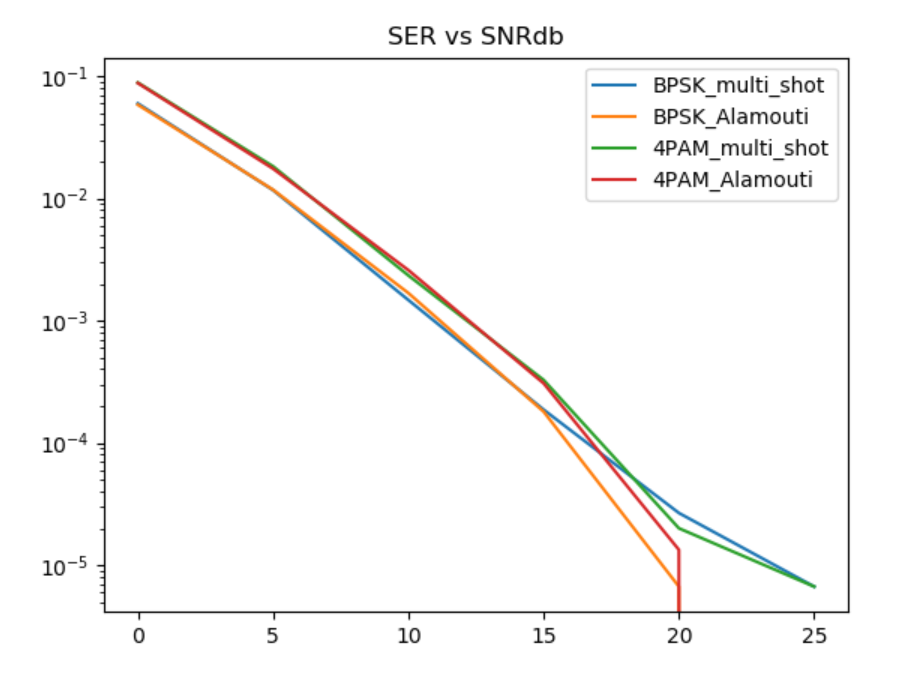

Reproduce this figure in Python.
import numpy as np
import matplotlib.pyplot as plt
import math 
import random

def coherent_det(x):
    y = 0
    if x>=0:
        y = 1
    else:
        y = -1
    return y


SNRs = [0, 5, 10, 15, 20, 25]

bpsk_map = [-1, 1]
pam_map = [-3, -1, 1, 3]
#pam_map = list((1/np.linalg.norm(pam_map))*np.asarray(pam_map))
Sim_number = 100
SERs_bpsk_m, SERs_bpsk_Al, SERs_pam_m, SERs_pam_Al = [], [], [], []
N_of_syms = 1200

def coherent_det4(x):
    i = np.argmin(abs(pam_map-x))
    return pam_map[i]


for snr in SNRs:
    err_bpsk_m = 0.0
    err_bpsk_Al = 0.0
    err_pam_m = 0.0
    err_pam_Al = 0.0
    for k in range(Sim_number):
        # Modulation
        bpsk_syms = []
        for i in range(N_of_syms):
            bpsk_syms.append(random.choice(bpsk_map))

        pam_syms = []
        for i in range(N_of_syms):
            pam_syms.append(random.choice(pam_map))

        for j in range(0, N_of_syms, 2):
            # Generate H matrix for Alamouti
            h1 = np.squeeze(math.sqrt(1/2)*np.random.randn(1, 2).view(np.complex128))
            h2 = np.squeeze(math.sqrt(1/2)*np.random.randn(1, 2).view(np.complex128))
            H = np.asarray([[h1, h2], [np.conj(h2), -np.conj(h1)]])
            H_conj = np.asarray(np.matrix(H).H)

            # Generate h1(t) and h2(t+1) and h1(t+2) and h2(t+3) for multi-shot, 
            # since we can just send one symbol in 2 slots when using 
            h1_m1 = np.squeeze(math.sqrt(1/2)*np.random.randn(1, 2).view(np.complex128))
            h2_m1 = np.squeeze(math.sqrt(1/2)*np.random.randn(1, 2).view(np.complex128))
            h1_m2 = np.squeeze(math.sqrt(1/2)*np.random.randn(1, 2).view(np.complex128))
            h2_m2 = np.squeeze(math.sqrt(1/2)*np.random.randn(1, 2).view(np.complex128))
            H_m1 = [[h1_m1, 0], [0, h2_m1]]
            H_m2 = [[h1_m2, 0], [0, h2_m2]]

            # Generate and add noise
            noise_var_bpsk = np.mean(np.square(bpsk_syms))*(10**(-snr/10))
            noise_var_pam = np.mean(np.square(pam_syms))*(10**(-snr/10))

            # BPSK noise
            w1 = np.squeeze(math.sqrt(noise_var_bpsk/2)*np.random.randn(1, 2).view(np.complex128))
            w2 = np.squeeze(math.sqrt(noise_var_bpsk/2)*np.random.randn(1, 2).view(np.complex128)) 

            w1_m1 = np.squeeze(math.sqrt(noise_var_bpsk/2)*np.random.randn(1, 2).view(np.complex128))
            w2_m1 = np.squeeze(math.sqrt(noise_var_bpsk/2)*np.random.randn(1, 2).view(np.complex128))

            w1_m2 = np.squeeze(math.sqrt(noise_var_bpsk/2)*np.random.randn(1, 2).view(np.complex128))
            w2_m2 = np.squeeze(math.sqrt(noise_var_bpsk/2)*np.random.randn(1, 2).view(np.complex128))  

            # Adding noise to bpsk symbols in multi-shot (slots 1 and 2)
            y1_m1 = h1_m1*bpsk_syms[j] + w1_m1
            y2_m1 = h2_m1*bpsk_syms[j] + w2_m1
            # (slots 3 and 4)
            y1_m2 = h1_m2*bpsk_syms[j+1] + w1_m2
            y2_m2 = h2_m2*bpsk_syms[j+1] + w2_m2

            # Adding noise to bpsk symbols in Alamouti
            y_Al = np.matmul(H, np.transpose([bpsk_syms[j], bpsk_syms[j+1]]))
            y_Al += np.transpose([w1, w2])

            # Equalization
            n1 = abs(h1_m1)*abs(h1_m1) + abs(h2_m1)*abs(h2_m1)
            n2 = abs(h1_m2)*abs(h1_m2) + abs(h2_m2)*abs(h2_m2)
            r1_m = (1/n1)*(np.conj(h1_m1)*y1_m1 + np.conj(h2_m1)*y2_m1)
            r2_m = (1/n2)*(np.conj(h1_m2)*y1_m2 + np.conj(h2_m2)*y2_m2)
            r_Al = (1/np.linalg.norm(H))*np.matmul(H_conj, y_Al)

            # Coherent detection
            if coherent_det(np.real(r1_m)) != bpsk_syms[j]: err_bpsk_m += 1
            if coherent_det(np.real(r2_m)) != bpsk_syms[j+1]:   err_bpsk_m += 1
            if coherent_det(np.real(r_Al[0])) != bpsk_syms[j]:  err_bpsk_Al += 1
            if coherent_det(np.real(r_Al[1])) != bpsk_syms[j+1]:   err_bpsk_Al += 1

            ########################################################################################################            

            # PAM noise
            EbNo=10.0**(snr/10.0)
            noise_std = 1/math.sqrt(2*EbNo)
            # noise_std = math.sqrt(noise_var_pam/2)
            w1 = np.squeeze(noise_std*np.random.randn(1, 2).view(np.complex128))
            w2 = np.squeeze(noise_std*np.random.randn(1, 2).view(np.complex128)) 

            w1_m1 = np.squeeze(noise_std*np.random.randn(1, 2).view(np.complex128))
            w2_m1 = np.squeeze(noise_std*np.random.randn(1, 2).view(np.complex128))

            w1_m2 = np.squeeze(noise_std*np.random.randn(1, 2).view(np.complex128))
            w2_m2 = np.squeeze(noise_std*np.random.randn(1, 2).view(np.complex128))  

            # Adding noise to bpsk symbols in multi-shot (slots 1 and 2)
            y1_m1 = h1_m1*pam_syms[j] + w1_m1
            y2_m1 = h2_m1*pam_syms[j] + w2_m1
            # (slots 3 and 4)
            y1_m2 = h1_m2*pam_syms[j+1] + w1_m2
            y2_m2 = h2_m2*pam_syms[j+1] + w2_m2

            # Adding noise to bpsk symbols in Alamouti
            y_Al = np.matmul(H, np.transpose([pam_syms[j], pam_syms[j+1]]))
            y_Al += np.transpose([w1, w2])

            # Equalization
            n1 = abs(h1_m1)*abs(h1_m1) + abs(h2_m1)*abs(h2_m1)
            n2 = abs(h1_m2)*abs(h1_m2) + abs(h2_m2)*abs(h2_m2)
            r1_m = (1/n1)*(np.conj(h1_m1)*y1_m1 + np.conj(h2_m1)*y2_m1)
            r2_m = (1/n2)*(np.conj(h1_m2)*y1_m2 + np.conj(h2_m2)*y2_m2)
            #r_Al = (1/np.linalg.norm(H))*np.matmul(H_conj, y_Al)
            r_Al = (1/(abs(h1)**2 + abs(h2)**2))*np.matmul(H_conj, y_Al)

            # Coherent detection
            if coherent_det4(np.real(r1_m)) != pam_syms[j]: err_pam_m += 1
            if coherent_det4(np.real(r2_m)) != pam_syms[j+1]:   err_pam_m += 1
            if coherent_det4(np.real(r_Al[0])) != pam_syms[j]:  err_pam_Al += 1
            if coherent_det4(np.real(r_Al[1])) != pam_syms[j+1]:   err_pam_Al += 1 
    
    ser_bpsk_m = err_bpsk_m/(Sim_number*N_of_syms)
    ser_bpsk_Al = err_bpsk_Al/(Sim_number*N_of_syms)
    ser_pam_m = err_pam_m/(Sim_number*N_of_syms)
    ser_pam_Al = err_pam_Al/(Sim_number*N_of_syms)

    SERs_bpsk_m.append(ser_bpsk_m)
    SERs_bpsk_Al.append(ser_bpsk_Al)
    SERs_pam_m.append(ser_pam_m)
    SERs_pam_Al.append(ser_pam_Al)

    print(snr)

plt.figure(0)
plt.semilogy(SNRs,SERs_bpsk_m, label = 'BPSK_multi_shot')
plt.semilogy(SNRs,SERs_bpsk_Al, label = 'BPSK_Alamouti')
plt.semilogy(SNRs,SERs_pam_m, label = '4PAM_multi_shot')
plt.semilogy(SNRs,SERs_pam_Al, label = '4PAM_Alamouti')
plt.legend()
plt.title("SER vs SNRdb")
plt.show()
